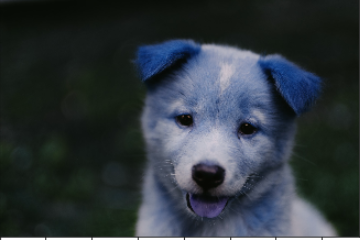
#> input picture puppy.PNG, 360 x 240 px
$ jupyter execute --allow-errors 'CV 25 Apr.ipynb'   (shell and % lines are left out)
#> lines starting #> are read from the running program, lines starting #| are printed output that depends on the picture
[cell 1]
import numpy as np
import cv2

[cell 2]
# Draw solid rectangle
def draw(event, x, y, flags, params):
    print('Event triggered')

cv2.namedWindow(winname= 'window')
cv2.setMouseCallback('window', draw)

# Read an image

img= np.zeros((512,512,3))

while True:
    cv2.imshow('window', img)
    if cv2.waitKey(1) & 0xFF == ord('x'):
#> (key x is pressed here)
        break

cv2.destroyAllWindows()

[cell 3]
def draw(event, x, y, flags, params):
    print(event)

cv2.namedWindow(winname= 'window')
cv2.setMouseCallback('window', draw)

# Read an image

img= np.zeros((512,512,3))

while True:
    cv2.imshow('window', img)
    if cv2.waitKey(1) & 0xFF == ord('x'):
#> (key x is pressed here)
        break

cv2.destroyAllWindows()

[cell 4]
def draw(event, x, y, flags, params):
    if event ==0:
        print('Mouse movement happened')

cv2.namedWindow(winname= 'window')
cv2.setMouseCallback('window', draw)

# Read an image

img= np.zeros((512,512,3))

while True:
    cv2.imshow('window', img)
    if cv2.waitKey(1) & 0xFF == ord('x'):
#> (key x is pressed here)
        break

cv2.destroyAllWindows()

[cell 5]
def draw(event, x, y, flags, params):
    if event ==1:
        print('Mouse down click')

cv2.namedWindow(winname= 'window')
cv2.setMouseCallback('window', draw)

# Read an image

img= np.zeros((512,512,3))

while True:
    cv2.imshow('window', img)
    if cv2.waitKey(1) & 0xFF == ord('x'):
#> (key x is pressed here)
        break

cv2.destroyAllWindows()

[cell 6]
def draw(event, x, y, flags, params):
    if event ==4:
        print('Mouse up click')

cv2.namedWindow(winname= 'window')
cv2.setMouseCallback('window', draw)

# Read an image

img= np.zeros((512,512,3))

while True:
    cv2.imshow('window', img)
    if cv2.waitKey(1) & 0xFF == ord('x'):
#> (key x is pressed here)
        break

cv2.destroyAllWindows()

[cell 7]
def draw(event, x, y, flags, params):
    if event ==1:
        cv2.circle(img, center=(x,y), radius=50, color=(255,255,255),thickness=2)

cv2.namedWindow(winname= 'window')
cv2.setMouseCallback('window', draw)

# Read an image

img= np.zeros((512,512,3))

while True:
    cv2.imshow('window', img)
    if cv2.waitKey(1) & 0xFF == ord('x'):
#> (key x is pressed here)
        break

cv2.destroyAllWindows()

[cell 8]
flag= False
ix=iy= -1


def draw(event, x, y, flags, params):
    global flag, ix,iy

    if event ==1:
        flag= True
        ix=x
        iy=y

    elif event ==0:
        if flag==True:
            cv2.rectangle(img, pt1=(ix,iy), pt2=(x,y), color=(0,255,255),thickness=-1)

    elif event ==4:
        flag= False
        cv2.rectangle(img, pt1=(ix,iy), pt2=(x,y), color=(0,255,255),thickness=-1)

cv2.namedWindow(winname= 'window')
cv2.setMouseCallback('window', draw)

# Read an image

img= np.zeros((512,512,3))

while True:
    cv2.imshow('window', img)
    if cv2.waitKey(1) & 0xFF == ord('x'):
#> (key x is pressed here)
        break

cv2.destroyAllWindows()

[cell 9]
# Capture screenshot

[cell 10]
import pyautogui

[cell 11]
image= pyautogui.screenshot()
#> (the rest of this cell did not finish here and is left out)

[cell 12]
# Capture multiple colors at one go

colorlist=[method for method in dir(cv2) if method.startswith('COLOR_') is True]
colorlist

len(colorlist)

img= cv2.imread('puppy.PNG')
#> img is the input picture: shape (240, 360, 3); mean B, G, R 59.7, 54.2, 46.2
for color in range(len(colorlist)):
    col_name= colorlist[color]
    col_code= 'cv2.'+ col_name
    resized=cv2.resize(img, (400,400))
    try:
        rgb_image= cv2.cvtColor(resized, eval(col_code))
        cv2.imshow(col_name+"_"+str(color), rgb_image)
        cv2.waitKey()
    except Exception as e:
        print('Error on', str(col_code))
        pass
    cv2.destroyAllWindows()
#> this loop made 374 passes
#> pass 1, `resized=cv2.resize(img, (400,400))`:
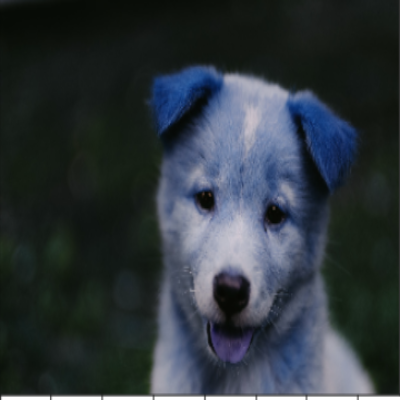
#> resized: shape (400, 400, 3); mean B, G, R 59.6, 54.1, 46.2

[cell 13]
# Combine multiple images

import os
import pandas as pd
import matplotlib.pyplot as plt
from PIL import Image

[cell 14]
img1= cv2.imread('boris johnson.jpg')
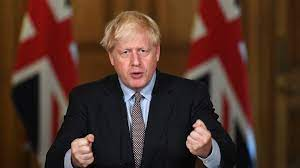
#> input picture boris johnson.jpg, 300 x 168 px
#> img1 is the input picture: shape (168, 300, 3); mean B, G, R 41.2, 52.1, 80
img2= cv2.imread('grayscale.jpg')
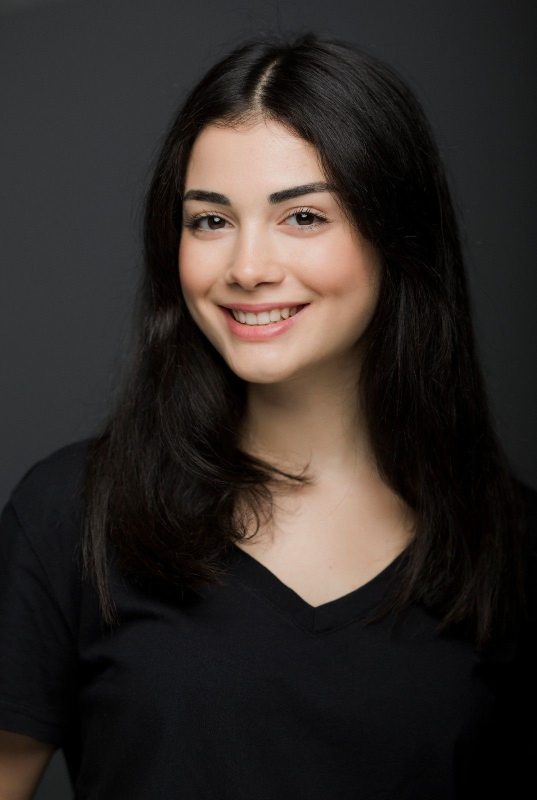
#> input picture grayscale.jpg, 1074 x 1600 px (shown at 1/2 size)
#> img2 is the input picture: shape (1600, 1074, 3); mean B, G, R 39.3, 42.4, 48.7

[cell 15]
img1.shape
#> Out = (168, 300, 3)

[cell 16]
img2.shape
#> Out = (1600, 1074, 3)

[cell 17]
img3= cv2.cvtColor(img1, cv2.COLOR_BGR2RGB)
img4= cv2.cvtColor(img2, cv2.COLOR_BGR2RGB)

[cell 18]
image1= cv2.resize(img3, (1200,1200))
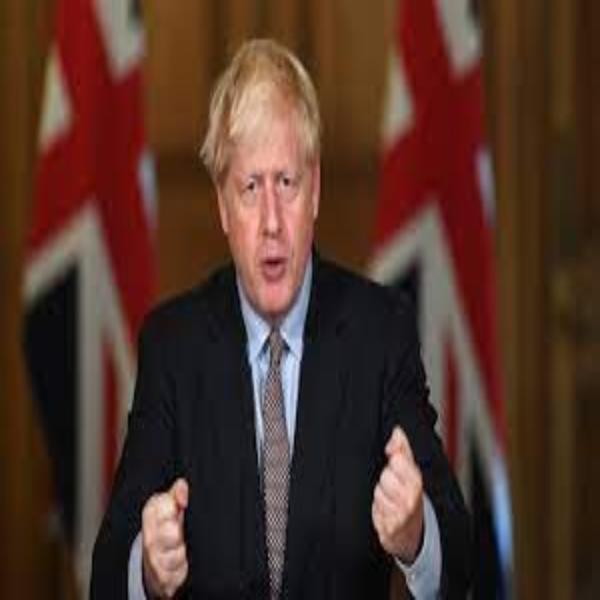
#> image1: shape (1200, 1200, 3) (shown at 1/2 size); mean R, G, B 79.9, 52, 41.1
image2= cv2.resize(img4, (1200,1200))
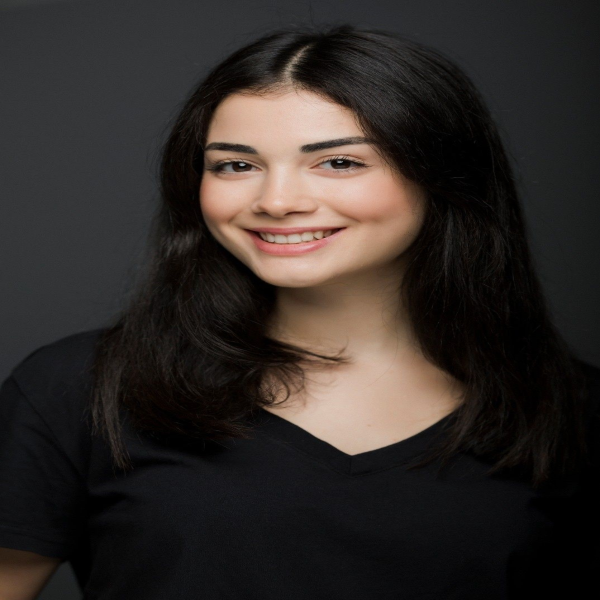
#> image2: shape (1200, 1200, 3) (shown at 1/2 size); mean R, G, B 48.6, 42.3, 39.2

[cell 19]
plt.imshow(image1)

[cell 20]
plt.imshow(image2)

[cell 21]
# Blending images

blended= cv2.addWeighted(image1, 0.3, image2, 0.7, 0.9)
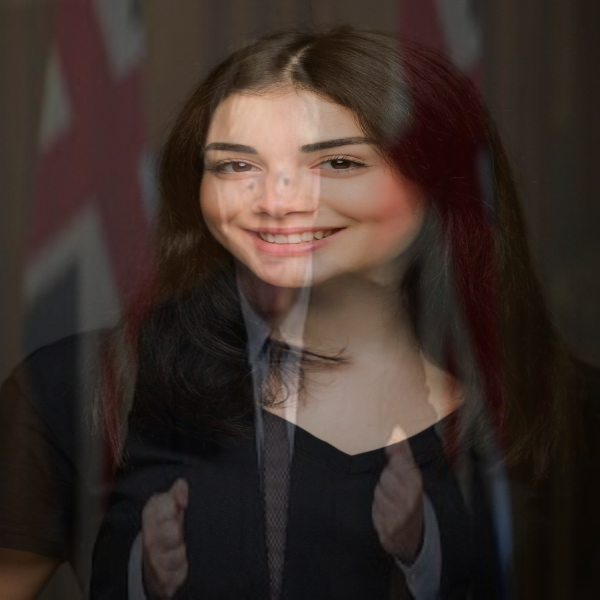
#> blended: shape (1200, 1200, 3) (shown at 1/2 size); mean R, G, B 58.9, 46.1, 40.7
plt.imshow(blended)
